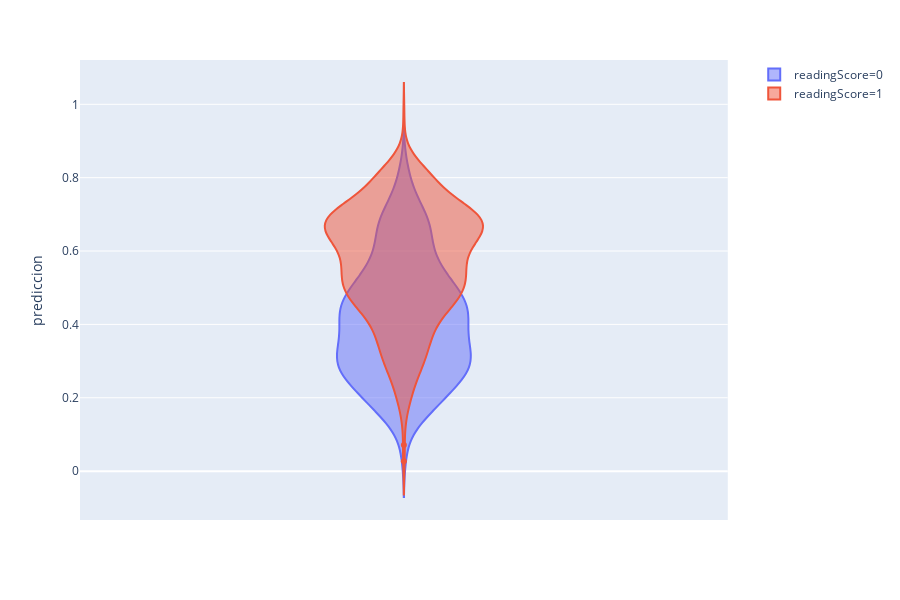

The cell this chart's notebook holds for it:
### Code cell
import plotly.express as px
import plotly.graph_objects as go

fig = px.violin(PISA_USA_test_pred, y='prediccion',color='readingScore',
         violinmode='overlay')

fig.update_layout(shapes=[
    dict(
      type= 'line',
      yref= 'paper', y0= threshold[0], y1= threshold[0],
      xref= 'x', x0= -1, x1= 1
    )
])



fig.show()

### Figure 1 — Plotly figure (JSON) as saved in the notebook; plotly's stock layout.template omitted (floating-point values rounded to 4 significant figures; data arrays with more than 128 entries replaced by an {"elided": "..."} marker saying what was removed)
{"data": [{"alignmentgroup": "True", "box": {"visible": false}, "hoverlabel": {"namelength": 0}, "hovertemplate": "readingScore=0<br>prediccion=%{y}", "legendgroup": "readingScore=0", "marker": {"color": "#636efa"}, "name": "readingScore=0", "offsetgroup": "readingScore=0", "orientation": "v", "scalegroup": "True", "showlegend": true, "type": "violin", "x0": " ", "xaxis": "x", "y": {"elided": "403 float values"}, "y0": " ", "yaxis": "y"}, {"alignmentgroup": "True", "box": {"visible": false}, "hoverlabel": {"namelength": 0}, "hovertemplate": "readingScore=1<br>prediccion=%{y}", "legendgroup": "readingScore=1", "marker": {"color": "#EF553B"}, "name": "readingScore=1", "offsetgroup": "readingScore=1", "orientation": "v", "scalegroup": "True", "showlegend": true, "type": "violin", "x0": " ", "xaxis": "x", "y": {"elided": "587 float values"}, "y0": " ", "yaxis": "y"}], "layout": {"height": 600, "legend": {"tracegroupgap": 0}, "margin": {"t": 60}, "shapes": [{"type": "line", "x0": -1, "x1": 1, "xref": "x", "y0": 1.967, "y1": 1.967, "yref": "paper"}], "violinmode": "overlay", "xaxis": {"anchor": "y", "domain": [0, 0.98]}, "yaxis": {"anchor": "x", "domain": [0, 1], "title": {"text": "prediccion"}}}}
